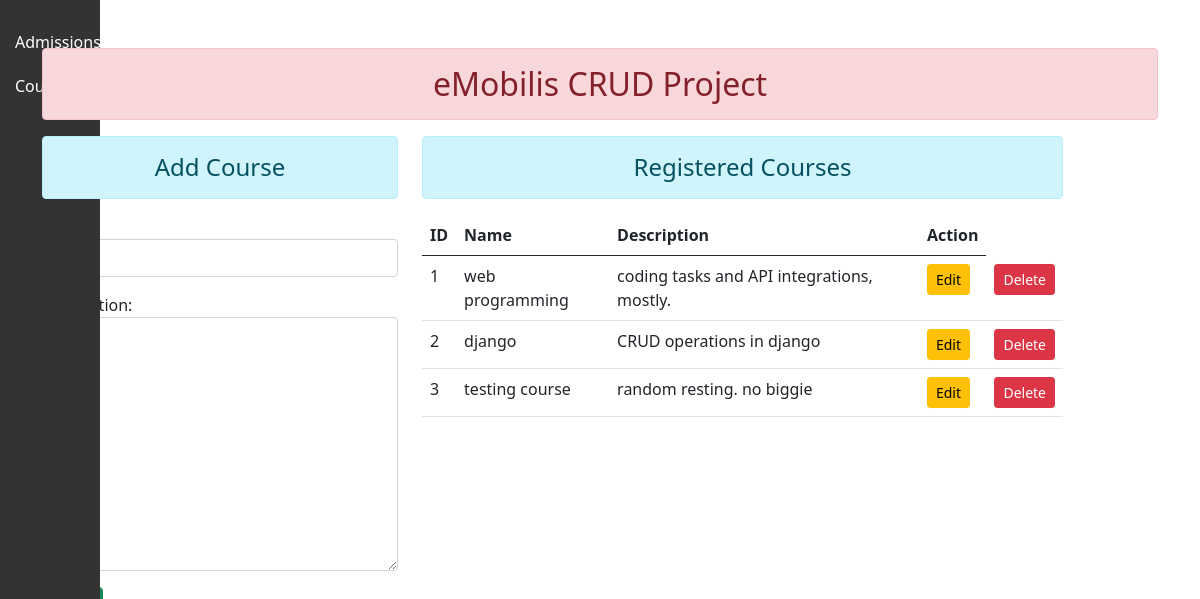
Screenshot of /course/ with the database file from the repository.
### chanleecrud/models.py (models this page shows)
class Course(models.Model):
    name = models.CharField(max_length=70)
    description = models.TextField(max_length=150)

### chanleecrud/views.py (the view)
# urls.py: path('course/', course, name='course'),
def course(request):
    form = CourseRegistration()
    courses = Course.objects.all()
    context = {'form': form, 'courses': courses}
    return render(request, 'chanleecrud/course.html', context)

### chanleecrud/forms.py
class CourseRegistration(forms.ModelForm):
    class Meta:
        model = Course
        fields = ['name', 'description']
        widgets = {
            'name': forms.TextInput(attrs={'class':'form-control',
                'id':'nameid'}),
            'description': forms.Textarea(attrs={'class':'form-control',
                'id':'descid'}),
        }

### chanleecrud/templates/chanleecrud/course.html (shortened to what this page needs)
{% load static %}
<!DOCTYPE html>
<html lang="en">
<head>
    <link rel="stylesheet" href="{% static 'chanleecrud/css/bootstrap.css' %}" />
</head>
<body>
    <div class="sidebar">
        <a href="/">Admissions</a>
        <a href="/course">Courses</a>
    </div>
    <div class="container mt-5">
        <h2 class="text-center alert alert-danger">
            eMobilis CRUD Project
        </h2>
        <div class="row">
            <div class="col-sm-4">
                <h4 class="text-center alert alert-info">
                    Add Course
                </h4>
                <form action="/course" method="post">
                    {{ form.as_p }}
                </form><br />
            </div>
            <div class="col-sm-7">
                <h4 class="text-center alert alert-info">
                    Registered Courses
                </h4>
                <table class="table table-hover">
                    <thead>
                        <tr>
                            <th scope="col">ID</th>
                            <th scope="col">Name</th>
                            <th scope="col">Description</th>
                            <th scope="col">Action</th>
                        </tr>
                    </thead>
                    <tbody id="tbody">
                        {% for course in courses %}
                        <tr>
                            <td scope="col">{{course.id}}</td>
                            <td scope="col">{{course.name}}</td>
                            <td scope="col">{{course.description}}</td>
                            <td scope="col">
                                <input type="button" data-sid="{{course.id}}"
                                    class="btn btn-warning btn-sm btn-edit"
                                    value="Edit" />
                            </td>
                            <td scope="col">
                                <input type="button" data-sid="{{course.id}}"
                                    class="btn btn-danger btn-sm btn-del"
                                    value="Delete" />
                            </td>
                        </tr>
                        {% endfor %}
                    </tbody>
                </table>
            </div>
        </div>
    </div>
</body>
</html>

### chanleecrud/templates/chanleecrud/course.html (style rules this page uses)
.sidebar { height: 100%; width: 100px; position: fixed; top: 0; left: 0; background-color: #333; padding-top: 20px; }
.sidebar a { padding: 10px 15px; text-decoration: none; display: block; color: #fff; }

### rows the page displays
Course: id "1", name "web programming", description "coding tasks and API integrations, mostly."
Course: id "2", name "django", description "CRUD operations in django"
Course: id "3", name "testing course", description "random resting. no biggie"
